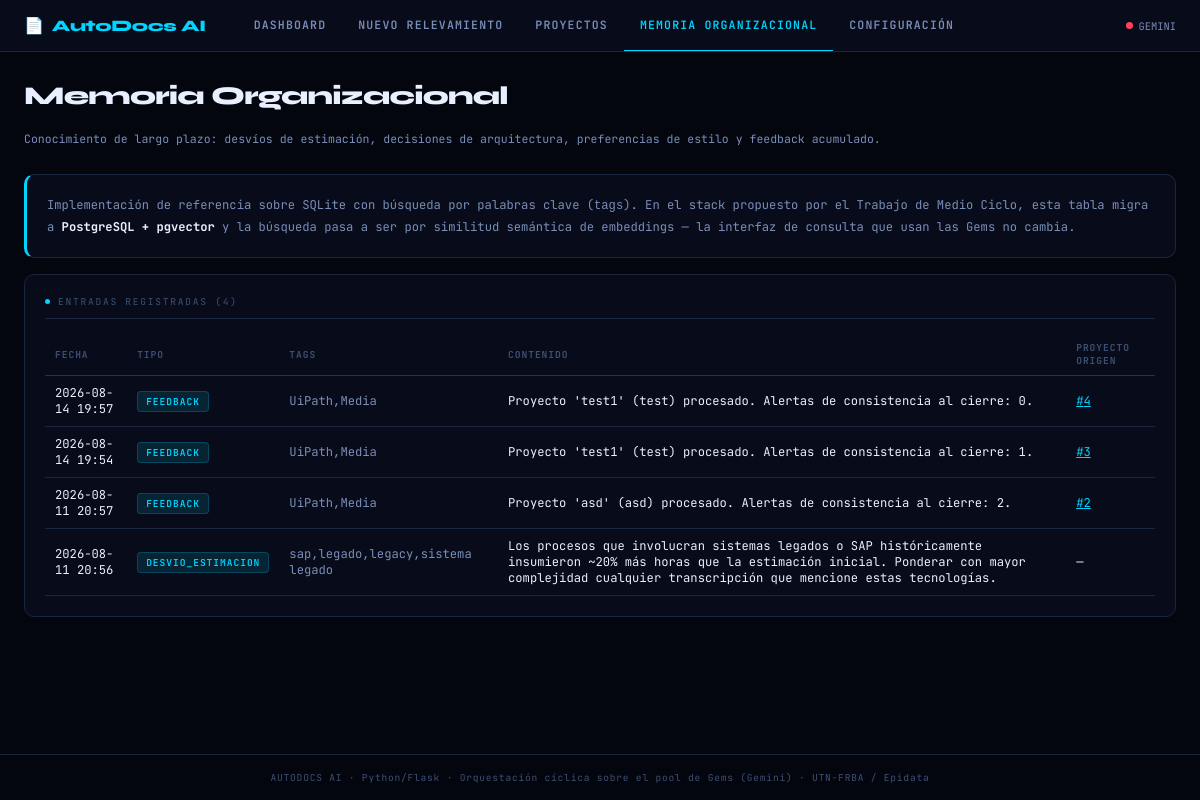
/memoria, run on an earlier commit of the app's database.
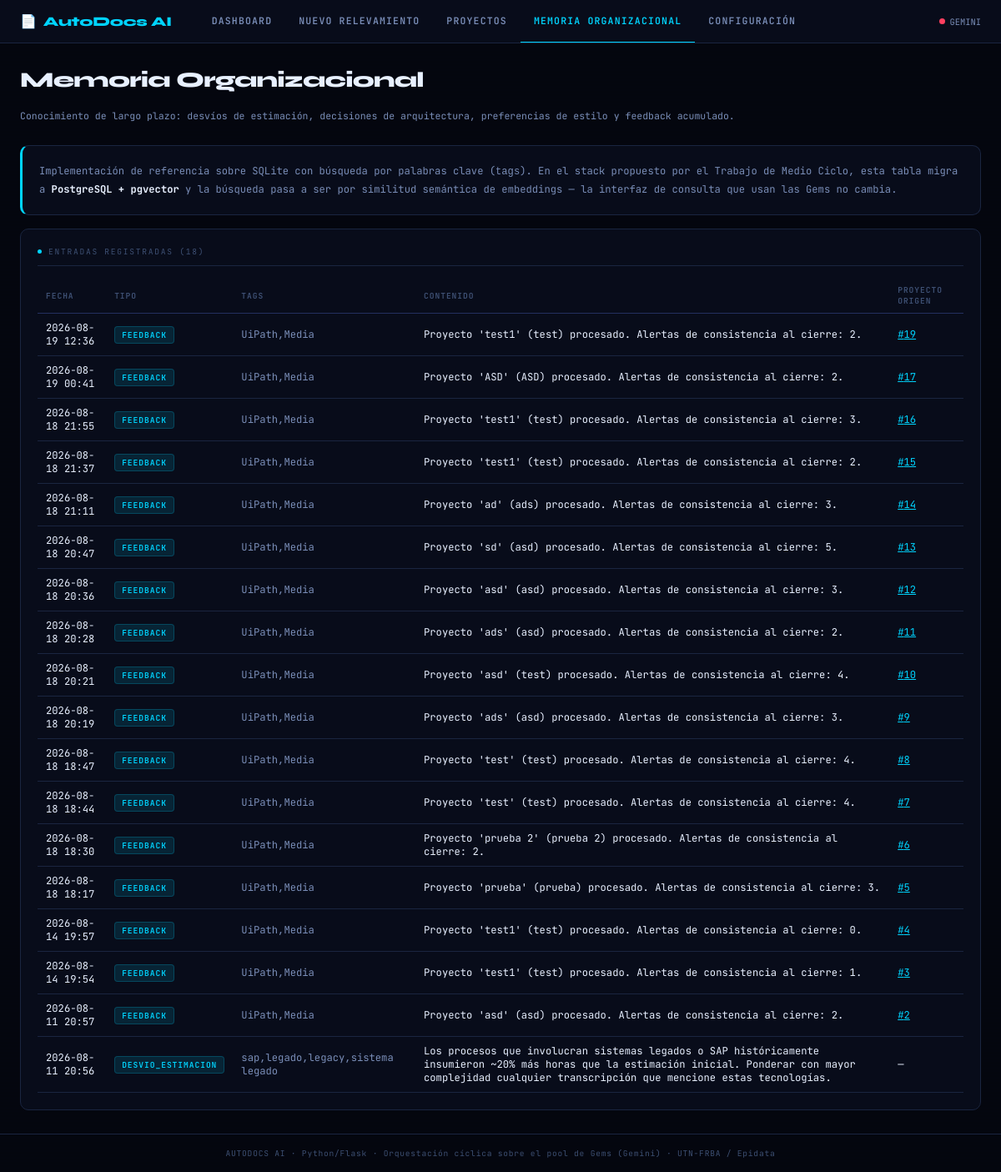
And on a later commit of the database.
### tables this page shows
CREATE TABLE memoria_organizacional (
    id                INTEGER PRIMARY KEY AUTOINCREMENT,
    tipo              TEXT,     -- desvio_estimacion | decision_arquitectura | preferencia_estilo | feedback
    tags              TEXT,     -- csv de palabras clave para búsqueda (sustituye a la búsqueda vectorial)
    contenido         TEXT NOT NULL,
    proyecto_origen_id INTEGER REFERENCES proyectos(id),
    creado            TEXT DEFAULT CURRENT_TIMESTAMP
);

### ui/app.py (the view)
    @app.route("/memoria")
    def memoria():
        return render_template("memoria.html", entradas=MemoriaService.listar())

### core/db.py (called while the page is built)
def get_conn() -> sqlite3.Connection:
    DB_PATH.parent.mkdir(exist_ok=True)
    conn = sqlite3.connect(DB_PATH)
    conn.row_factory = sqlite3.Row
    conn.execute("PRAGMA foreign_keys = ON")
    return conn

### repositories/memoria_repository.py (called while the page is built)
    @staticmethod
    def listar(limite: int = 100) -> list:
        conn = get_conn()
        rows = conn.execute(
            "SELECT * FROM memoria_organizacional ORDER BY creado DESC LIMIT ?", (limite,)
        ).fetchall()
        conn.close()
        return [dict(r) for r in rows]

### services/memoria_service.py (called while the page is built)
    @staticmethod
    def listar() -> list:
        return MemoriaRepository.listar()

### ui/templates/memoria.html (shortened to what this page needs)
{% extends "base.html" %}
{% block content %}
<div class="page-header">
  <h1>Memoria Organizacional</h1>
  <p>Conocimiento de largo plazo: desvíos de estimación, decisiones de arquitectura, preferencias de estilo y feedback acumulado.</p>
</div>
<div class="panel mb-4" style="border-left:3px solid var(--cyan)">
  <p style="font-size:.76rem; color:var(--text-mid); line-height:1.7">
    Implementación de referencia sobre SQLite con búsqueda por palabras clave (<code>tags</code>).
    En el stack propuesto por el Trabajo de Medio Ciclo, esta tabla migra a
    <strong style="color:var(--text-hi)">PostgreSQL + pgvector</strong> y la búsqueda pasa a ser por
    similitud semántica de embeddings — la interfaz de consulta que usan las Gems no cambia.
  </p>
</div>
<div class="panel">
  <div class="panel-title"><span class="dot"></span>Entradas registradas ({{ entradas|length }})</div>
  <table>
    <thead><tr><th>Fecha</th><th>Tipo</th><th>Tags</th><th>Contenido</th><th>Proyecto origen</th></tr></thead>
    <tbody>
      {% for e in entradas %}
      <tr>
        <td>{{ e.creado[:16] }}</td>
        <td><span class="tag tag-cyan">{{ e.tipo }}</span></td>
        <td style="color:var(--text-mid)">{{ e.tags }}</td>
        <td>{{ e.contenido }}</td>
        <td>{% if e.proyecto_origen_id %}<a href="/resultado/{{ e.proyecto_origen_id }}" style="color:var(--cyan)">#{{ e.proyecto_origen_id }}</a>{% else %}—{% endif %}</td>
      </tr>
      {% else %}
      <tr><td colspan="5" class="result-box empty">Todavía no hay entradas en la memoria organizacional.</td></tr>
      {% endfor %}
    </tbody>
  </table>
</div>
{% endblock %}

### ui/templates/base.html (shortened to what this page needs)
<!DOCTYPE html>
<html lang="es">
<head>
</head>
<body>
<nav>
  <a href="/" class="nav-logo">AutoDocs AI</a>
  <a href="/"                   class="nav-link {% if request.endpoint == 'dashboard' %}active{% endif %}">Dashboard</a>
  <a href="/relevamiento/nuevo" class="nav-link {% if request.endpoint == 'nuevo_relevamiento' %}active{% endif %}">Nuevo Relevamiento</a>
  <a href="/proyectos"          class="nav-link {% if request.endpoint == 'proyectos' %}active{% endif %}">Proyectos</a>
  <a href="/memoria"            class="nav-link {% if request.endpoint == 'memoria' %}active{% endif %}">Memoria Organizacional</a>
  <a href="/configuracion"      class="nav-link {% if request.endpoint == 'configuracion' %}active{% endif %}">Configuración</a>
  <div class="nav-status">
    <div class="status-dot {% if not key_status or not key_status.gemini.ok %}off{% endif %}"></div>
    <span>GEMINI</span>
  </div>
</nav>
<main>
  {% block content %}{% endblock %}
</main>
<footer>AUTODOCS AI · Python/Flask · Orquestación cíclica sobre el pool de Gems (Gemini) · UTN-FRBA / Epidata</footer>
</body>
</html>

### ui/templates/base.html (style rules this page uses)
:root { --bg-void: #04060f; --bg-panel: #080c1a; --bg-card: #0c1220; --bg-input: #101828; --border: #1a2540; --border-hi: #243060; --cyan: #00d4ff; --cyan-dim: #007da0; --green: #00e87a; --green-dim: #006635; --red: #ff4060; --amber: #ffaa00; --text-hi: #e8f0ff; --text-mid: #7a8eb8; --text-lo: #3d4f72; --mono: 'JetBrains Mono', monospace; --display: 'Syne', sans-serif; --radius: 10px; --glow-c: 0 0 20px rgba(0,212,255,.18); --glow-g: 0 0 20px rgba(0,232,122,.18); }
*, *::before, *::after { box-sizing: border-box; margin: 0; padding: 0; }
html { scroll-behavior: smooth; }
body { font-family: var(--mono); background: var(--bg-void); color: var(--text-hi); min-height: 100vh; display: flex; flex-direction: column; background-image: repeating-linear-gradient(0deg, transparent, transparent 2px, rgba(0,0,0,.08) 2px, rgba(0,0,0,.08) 4px); }
nav { display: flex; align-items: center; gap: 0; padding: 0 24px; height: 52px; background: var(--bg-panel); border-bottom: 1px solid var(--border); position: sticky; top: 0; z-index: 100; backdrop-filter: blur(10px); overflow-x: auto; }
.nav-logo { font-family: var(--display); font-size: 1rem; font-weight: 800; color: var(--cyan); letter-spacing: -.02em; margin-right: 32px; display: flex; align-items: center; gap: 8px; text-decoration: none; white-space: nowrap; }
.nav-logo::before { content: '📄'; font-size: 1em; animation: pulse-logo 3s ease-in-out infinite; }
.nav-link { font-family: var(--mono); font-size: .72rem; font-weight: 600; letter-spacing: .1em; text-transform: uppercase; color: var(--text-mid); text-decoration: none; padding: 0 16px; height: 52px; display: flex; align-items: center; border-bottom: 2px solid transparent; transition: color .2s, border-color .2s; white-space: nowrap; }
.nav-link.active { color: var(--cyan); border-bottom-color: var(--cyan); }
.nav-status { display: flex; align-items: center; gap: 6px; font-size: .65rem; color: var(--text-mid); white-space: nowrap; }
.status-dot { width: 7px; height: 7px; border-radius: 50%; background: var(--green); animation: blink 2s ease-in-out infinite; }
.status-dot.off { background: var(--red); animation: none; }
main { flex: 1; padding: 28px 24px; max-width: 1280px; width: 100%; margin: 0 auto; }
.page-header { margin-bottom: 28px; display: flex; align-items: flex-end; justify-content: space-between; gap: 16px; flex-wrap: wrap; }
.page-header h1 { font-family: var(--display); font-size: 1.6rem; font-weight: 800; color: var(--text-hi); letter-spacing: -.03em; }
.page-header p { font-size: .72rem; color: var(--text-mid); margin-top: 4px; }
.panel { background: var(--bg-panel); border: 1px solid var(--border); border-radius: var(--radius); padding: 20px; }
.panel-title { font-size: .6rem; letter-spacing: .18em; text-transform: uppercase; color: var(--text-lo); margin-bottom: 14px; padding-bottom: 10px; border-bottom: 1px solid var(--border); display: flex; align-items: center; gap: 8px; }
.panel-title .dot { width: 5px; height: 5px; border-radius: 50%; background: var(--cyan); }
.tag { display: inline-block; font-size: .6rem; letter-spacing: .1em; text-transform: uppercase; padding: 3px 8px; border-radius: 4px; font-weight: 600; }
.tag-cyan { background: rgba(0,212,255,.12); color: var(--cyan); border: 1px solid rgba(0,212,255,.2); }
table { width: 100%; border-collapse: collapse; font-size: .76rem; }
th { text-align: left; font-size: .6rem; letter-spacing: .1em; text-transform: uppercase; color: var(--text-lo); padding: 8px 10px; border-bottom: 1px solid var(--border-hi); }
td { padding: 9px 10px; border-bottom: 1px solid var(--border); color: var(--text-hi); }
.mb-4 { margin-bottom: 16px; }
footer { text-align: center; padding: 16px; font-size: .6rem; color: var(--text-lo); border-top: 1px solid var(--border); letter-spacing: .08em; }

What changed in the data, as far as the page shows it:
added memoria_organizacional: creado "2026-08-19 12:36", tipo "FEEDBACK", tags "UiPath,Media", contenido "Proyecto 'test1' (test) procesado. Alertas de consistencia al cierre: 2.", proyecto_origen_id "19"
added memoria_organizacional: creado "2026-08-19 00:41", tipo "FEEDBACK", tags "UiPath,Media", contenido "Proyecto 'ASD' (ASD) procesado. Alertas de consistencia al cierre: 2.", proyecto_origen_id "17"
added memoria_organizacional: creado "2026-08-18 21:55", tipo "FEEDBACK", tags "UiPath,Media", contenido "Proyecto 'test1' (test) procesado. Alertas de consistencia al cierre: 3.", proyecto_origen_id "16"
added memoria_organizacional: creado "2026-08-18 21:37", tipo "FEEDBACK", tags "UiPath,Media", contenido "Proyecto 'test1' (test) procesado. Alertas de consistencia al cierre: 2.", proyecto_origen_id "15"
added memoria_organizacional: creado "2026-08-18 21:11", tipo "FEEDBACK", tags "UiPath,Media", contenido "Proyecto 'ad' (ads) procesado. Alertas de consistencia al cierre: 3.", proyecto_origen_id "14"
added memoria_organizacional: creado "2026-08-18 20:47", tipo "FEEDBACK", tags "UiPath,Media", contenido "Proyecto 'sd' (asd) procesado. Alertas de consistencia al cierre: 5.", proyecto_origen_id "13"
added memoria_organizacional: creado "2026-08-18 20:36", tipo "FEEDBACK", tags "UiPath,Media", contenido "Proyecto 'asd' (asd) procesado. Alertas de consistencia al cierre: 3.", proyecto_origen_id "12"
added memoria_organizacional: creado "2026-08-18 20:28", tipo "FEEDBACK", tags "UiPath,Media", contenido "Proyecto 'ads' (asd) procesado. Alertas de consistencia al cierre: 2.", proyecto_origen_id "11"
added memoria_organizacional: creado "2026-08-18 20:21", tipo "FEEDBACK", tags "UiPath,Media", contenido "Proyecto 'asd' (test) procesado. Alertas de consistencia al cierre: 4.", proyecto_origen_id "10"
added memoria_organizacional: creado "2026-08-18 20:19", tipo "FEEDBACK", tags "UiPath,Media", contenido "Proyecto 'ads' (asd) procesado. Alertas de consistencia al cierre: 3.", proyecto_origen_id "9"
added memoria_organizacional: creado "2026-08-18 18:47", tipo "FEEDBACK", tags "UiPath,Media", contenido "Proyecto 'test' (test) procesado. Alertas de consistencia al cierre: 4.", proyecto_origen_id "8"
added memoria_organizacional: creado "2026-08-18 18:44", tipo "FEEDBACK", tags "UiPath,Media", contenido "Proyecto 'test' (test) procesado. Alertas de consistencia al cierre: 4.", proyecto_origen_id "7"
added memoria_organizacional: creado "2026-08-18 18:30", tipo "FEEDBACK", tags "UiPath,Media", contenido "Proyecto 'prueba 2' (prueba 2) procesado. Alertas de consistencia al cierre: 2.", proyecto_origen_id "6"
added memoria_organizacional: creado "2026-08-18 18:17", tipo "FEEDBACK", tags "UiPath,Media", contenido "Proyecto 'prueba' (prueba) procesado. Alertas de consistencia al cierre: 3.", proyecto_origen_id "5"
Also different on the page:
{{ entradas|length }}: "4" → "18"
